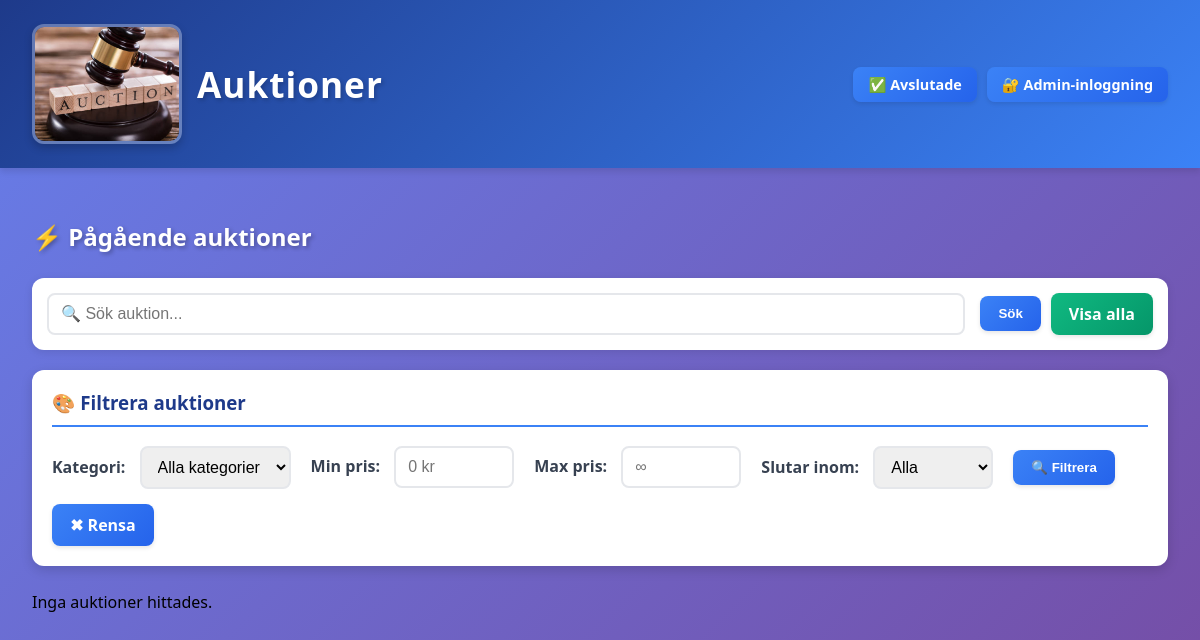
The app's page /, older data.
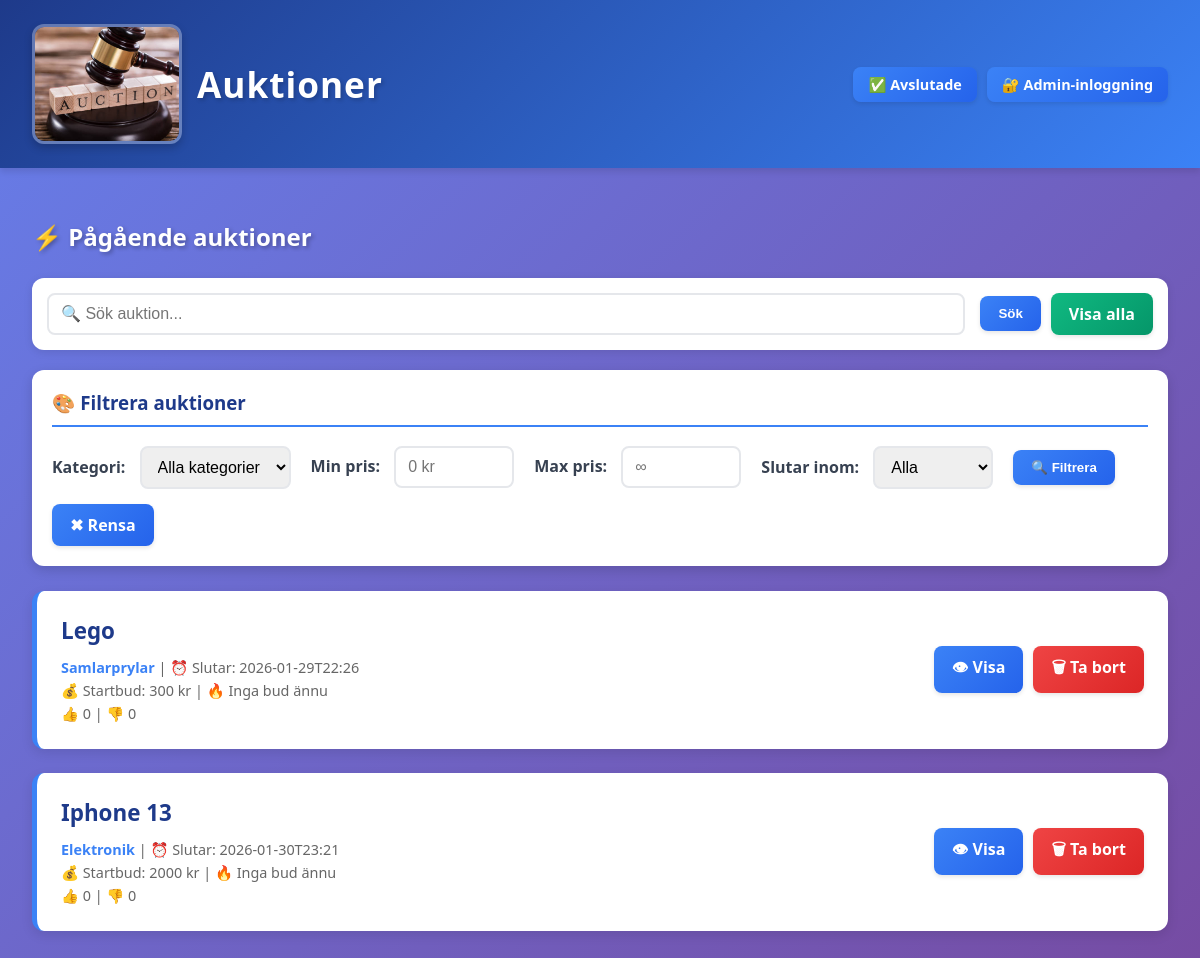
The same page, newer data.
### tables this page shows
CREATE TABLE auctions (
    id INTEGER PRIMARY KEY AUTOINCREMENT,
    title TEXT NOT NULL,
    description TEXT NOT NULL,
    starting_bid REAL NOT NULL,
    end_datetime TEXT NOT NULL,
    category TEXT DEFAULT 'Övrigt',
    likes INTEGER DEFAULT 0,
    dislikes INTEGER DEFAULT 0
);

### myblueprints/auctions/auctions_routes.py (the view, shortened to what this page needs)
@auctions_bp.route("/")
def index():
    keyword = request.args.get("q")
    show_all = request.args.get("show_all")
    category = request.args.get("category")
    min_price = request.args.get("min_price")
    max_price = request.args.get("max_price")
    end_time = request.args.get("end_time")
    if keyword:
        auctions = AuctionRepository.search(keyword)
    elif show_all:
        auctions = AuctionRepository.get_all()
    else:
        auctions = AuctionRepository.get_active()
    categories = AuctionRepository.get_all_categories()
    auction_bids = {}
    for auction in auctions:
        highest_bid = BidRepository.get_highest(auction['id'])
        auction_bids[auction['id']] = highest_bid
    return render_template(
        "auction_list.html",
        auctions=auctions,
        keyword=keyword,
        show_all=show_all,
        categories=categories,
        selected_category=category,
        min_price=min_price,
        max_price=max_price,
        end_time=end_time,
        auction_bids=auction_bids
    )

### database.py (called while the page is built)
def get_db():
    if "db" not in g:
        g.db = sqlite3.connect(DATABASE)
        g.db.row_factory = sqlite3.Row
    return g.db

### dbrepositories/auction_repository.py (called while the page is built)
    @staticmethod
    def get_active():
        return get_db().execute(
            """
            SELECT * FROM auctions
            WHERE datetime(end_datetime) > datetime('now')
            ORDER BY end_datetime ASC
            """
        ).fetchall()

    @staticmethod
    def get_all_categories():
        result = get_db().execute(
            "SELECT DISTINCT category FROM auctions WHERE category IS NOT NULL ORDER BY category"
        ).fetchall()
        return [row['category'] for row in result]

### dbrepositories/bid_repository.py (called while the page is built)
    @staticmethod
    def get_highest(auction_id):
        return get_db().execute(
            """
            SELECT MAX(amount) as highest
            FROM bids
            WHERE auction_id = ?
            """,
            (auction_id,)
        ).fetchone()["highest"]

### templates/auction_list.html (shortened to what this page needs)
{% extends "base.html" %}
{% block content %}
<h2 style="color: white; text-shadow: 2px 2px 4px rgba(0,0,0,0.3); margin-bottom: 25px;">
    {% if show_all %}🎯 Alla auktioner{% else %}⚡ Pågående auktioner{% endif %}
</h2>
<form method="get" action="/">
    <div class="search-form">
        <input name="q" type="text" placeholder="🔍 Sök auktion..." value="{{ keyword or '' }}">
        <button type="submit">Sök</button>
        {% if show_all %}
            <input type="hidden" name="show_all" value="1">
            <a class="btn" href="/">Visa endast pågående</a>
        {% else %}
            <a class="btn btn-success" href="/?show_all=1">Visa alla</a>
        {% endif %}
    </div>
</form>
<div class="filter-box">
    <h3>🎨 Filtrera auktioner</h3>
    <form method="get" action="/" style="display: flex; flex-wrap: wrap; gap: 15px; align-items: center;">
        <div>
            <label for="category">Kategori:</label>
            <select name="category" id="category">
                <option value="">Alla kategorier</option>
            </select>
        </div>
        <div>
            <label for="min_price">Min pris:</label>
            <input type="number" name="min_price" id="min_price" placeholder="0 kr" value="{{ min_price or '' }}" style="width: 120px;">
        </div>
        <div>
            <label for="max_price">Max pris:</label>
            <input type="number" name="max_price" id="max_price" placeholder="∞" value="{{ max_price or '' }}" style="width: 120px;">
        </div>
        <div>
            <label for="end_time">Slutar inom:</label>
            <select name="end_time" id="end_time">
                <option value="">Alla</option>
            </select>
        </div>
        <button type="submit">🔍 Filtrera</button>
        <a href="/" class="btn">✖ Rensa</a>
    </form>
</div>
{% for auction in auctions %}
<div class="auction-card">
    <div>
        <h3>{{ auction.title }}</h3>
        <div class="auction-meta">
            <strong>{{ auction.category or 'Övrigt' }}</strong> |
            ⏰ Slutar: {{ auction.end_datetime }}<br>
            💰 Startbud: {{ auction.starting_bid|int }} kr |
            {% if auction_bids[auction.id] %}
                🔥 Aktuellt bud: {{ auction_bids[auction.id]|int }} kr
            {% else %}
                🔥 Inga bud ännu
            {% endif %}<br>
            👍 {{ auction.likes }} | 👎 {{ auction.dislikes }}
        </div>
    </div>
    <div class="auction-actions">
        <a class="btn" href="/auction/{{ auction.id }}">👁 Visa</a>
        <a class="btn btn-danger"
           href="/admin/delete/{{ auction.id }}"
           onclick="return confirm('Ta bort auktion?')">
           🗑 Ta bort
        </a>
    </div>
</div>
{% else %}
<p>Inga auktioner hittades.</p>
{% endfor %}
{% endblock %}

### templates/base.html (shortened to what this page needs)
<!DOCTYPE html>
<html lang="sv">
<head>
    <link rel="stylesheet" href="/static/style.css">
</head>
<body>
<header>
    <div style="display: flex; justify-content: space-between; align-items: center;">
        <h1><a href="/"><img src="/static/Profil.jpg" alt="Logo"> Auktioner</a></h1>
        <div style="display: flex; gap: 10px; align-items: center;">
            <a href="/completed" class="btn" style="padding: 8px 15px; font-size: 0.9rem;">✅ Avslutade</a>
            {% if session.get('logged_in') %}
                <span style="background: rgba(255, 255, 255, 0.2); padding: 8px 15px; border-radius: 8px;">
                    👤 {{ session.get('username') }}
                </span>
                <a href="/admin/create" class="btn-success" style="padding: 8px 15px; font-size: 0.9rem;">➕ Ny auktion</a>
                <a href="/logout" class="btn-danger" style="padding: 8px 15px; font-size: 0.9rem;">🚪 Logga ut</a>
            {% else %}
                <a href="/login" class="btn" style="padding: 8px 15px; font-size: 0.9rem;">🔐 Admin-inloggning</a>
            {% endif %}
        </div>
    </div>
</header>
<main>
    {% block content %}{% endblock %}
</main>
</body>
</html>

### static/style.css (style rules this page uses)
* { box-sizing: border-box; }
body { font-family: 'Segoe UI', Tahoma, Geneva, Verdana, sans-serif; background: linear-gradient(135deg, #667eea 0%, #764ba2 100%); background-attachment: fixed; margin: 0; padding: 0; min-height: 100vh; }
header { background: linear-gradient(135deg, #1e3a8a 0%, #3b82f6 100%); color: white; padding: 1.5rem 2rem; box-shadow: 0 4px 6px rgba(0, 0, 0, 0.1); }
header h1 { margin: 0; font-size: 2.2rem; font-weight: 700; letter-spacing: 1px; text-shadow: 2px 2px 4px rgba(0, 0, 0, 0.2); }
header a { color: white; text-decoration: none; display: flex; align-items: center; gap: 15px; transition: all 0.3s ease; }
header img { height: 120px; width: 150px; object-fit: cover; border-radius: 12px; border: 3px solid rgba(255, 255, 255, 0.3); box-shadow: 0 4px 8px rgba(0, 0, 0, 0.2); }
main { padding: 2rem; max-width: 1200px; margin: auto; }
.filter-box { background: white; padding: 20px; border-radius: 12px; margin-bottom: 25px; box-shadow: 0 4px 12px rgba(0, 0, 0, 0.15); }
.filter-box h3 { margin-top: 0; color: #1e3a8a; border-bottom: 2px solid #3b82f6; padding-bottom: 10px; }
.search-form { background: white; padding: 15px; border-radius: 12px; margin-bottom: 20px; box-shadow: 0 2px 8px rgba(0, 0, 0, 0.1); display: flex; flex-wrap: wrap; gap: 10px; align-items: center; }
.search-form input[type="text"] { flex: 1; min-width: 200px; }
.auction-card { background: white; padding: 1.5rem; margin-bottom: 1.5rem; border-radius: 12px; box-shadow: 0 4px 12px rgba(0, 0, 0, 0.1); display: flex; justify-content: space-between; align-items: center; transition: all 0.3s ease; border-left: 5px solid #3b82f6; }
.auction-card h3 { margin: 0 0 10px 0; color: #1e3a8a; font-size: 1.4rem; }
.auction-meta { font-size: 0.9rem; color: #666; line-height: 1.6; }
.auction-meta strong { color: #3b82f6; }
.auction-actions { display: flex; gap: 10px; flex-wrap: wrap; }
button, .btn { background: linear-gradient(135deg, #3b82f6 0%, #2563eb 100%); color: white; border: none; padding: 10px 18px; border-radius: 8px; cursor: pointer; font-weight: 600; transition: all 0.3s ease; box-shadow: 0 2px 4px rgba(0, 0, 0, 0.1); text-decoration: none; display: inline-block; }
.btn-danger { background: linear-gradient(135deg, #ef4444 0%, #dc2626 100%); }
.btn-success { background: linear-gradient(135deg, #10b981 0%, #059669 100%); }
input, textarea, select { padding: 10px 12px; margin-right: 5px; border: 2px solid #e5e7eb; border-radius: 8px; font-size: 1rem; transition: all 0.3s ease; }
form { margin: 0; }
label { font-weight: 600; color: #374151; margin-right: 10px; }

Row changes from the older to the newer data that the page shows:
added auctions: title "Lego", category "Samlarprylar", end_datetime "2026-01-29T22:26", starting_bid "300", shows "🔥 Inga bud ännu", likes "0", dislikes "0"
added auctions: title "Iphone 13", category "Elektronik", end_datetime "2026-01-30T23:21", starting_bid "2000", shows "🔥 Inga bud ännu", likes "0", dislikes "0"
Text that changed along with them:
text no longer shown: "Inga auktioner hittades."
